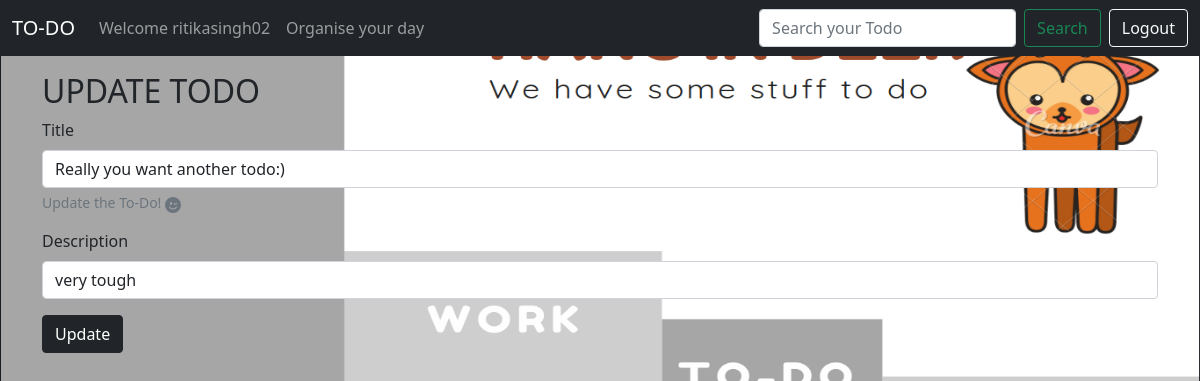
Page /update/3 (signed in) on the committed database.
### app.py (models this page shows, shortened)
class Todo(db.Model):
    _tablename = 'todo'
    sno = db.Column(db.Integer, primary_key=True)
    title = db.Column(db.String(200), nullable=False)
    desc = db.Column(db.String(200), nullable=False)
    user = db.Column(db.String(200), db.ForeignKey('user.uname'))
    date_created = db.Column(db.DateTime, default=datetime.utcnow)

### app.py (the view, shortened to what this page needs)
@app.route('/update/<int:sno>', methods=['GET', 'POST'])
def update(sno):
    todo = Todo.query.filter_by(sno=sno).first()
    return render_template("update.html", todo=todo, user=session['user'])

### templates/update.html (shortened to what this page needs)
{% extends 'base.html' %}
{%block body%}
    <div class="container my-3">
        <h2>UPDATE TODO</h2>
    <form action= "/update/{{todo.sno}}" method="POST">
        <div class="mb-3">
            <label for="title" class="form-label">Title</label>
            <input type="text" class="form-control" name = "title" id="title" value = "{{todo.title}}" aria-describedby="emailHelp">
            <div id="emailHelp" class="form-text">Update the To-Do!
            </div>
        </div>
        <div class="mb-3">
            <label for="desc" class="form-label">Description</label>
            <input type="text" class="form-control" name = "desc" id="desc" value="{{todo.desc}}">
        </div>
        <button type="submit" class="btn btn-dark ">Update</button>
        </form>
        </div>
{%endblock%}

### templates/base.html (shortened to what this page needs)
<!doctype html>
<html lang="en">
  <head>
    <link href="https://cdn.jsdelivr.net/npm/bootstrap@5.0.0/dist/css/bootstrap.min.css" rel="stylesheet">
    <link href="https://cdn.jsdelivr.net/npm/bootstrap@5.0.0/dist/css/bootstrap.min.css" rel="stylesheet">
  </head>
  <body>
    <nav class="navbar navbar-expand-lg navbar-dark bg-dark">
        <div class="container-fluid">
          <a class="navbar-brand" href="/">TO-DO</a>
          <div class="collapse navbar-collapse" id="navbarSupportedContent">
            <ul class="navbar-nav me-auto mb-2 mb-lg-0">
              <li class="nav-item">
                {% if user%}
                <a class="nav-link deactive" aria-current="page" href="/">Welcome {{user}}</a>
                {%else%}
                <a class="nav-link active" aria-current="page" href="/login">Login</a>
                {%endif%}
              </li>
              <li class="nav-item">
                <a class="nav-link" href="#">Organise your day</a>
              </li>
            </ul>
            <div class="d-flex" >
              <input class="form-control me-2" type="search" id = "search" name= "search" placeholder="Search your Todo" aria-label="Search">
              <button class="btn btn-outline-success me-2" onclick= "search(event)" type="submit">Search</button>
            </div>
            <div class="d-flex" >
              <button type="button" class="btn btn-outline-light" onclick="location.href ='/logout';">Logout</button>
            </div>
          </div>
        </div>
      </nav>
      {% block body %}
      {% endblock body %}
  </body>
  </html>

### templates/base.html (style rules this page uses)
body { background-color: #dfe6e9; }

### templates/update.html (style rules this page uses)
body { background-image: url('./static/back.png'); background-position: fixed; background-size: 100% 560px; background-repeat: no-repeat; }

### rows in the picture
Todo: user "ritikasingh02", title "Really you want another todo:)", desc "very tough"
